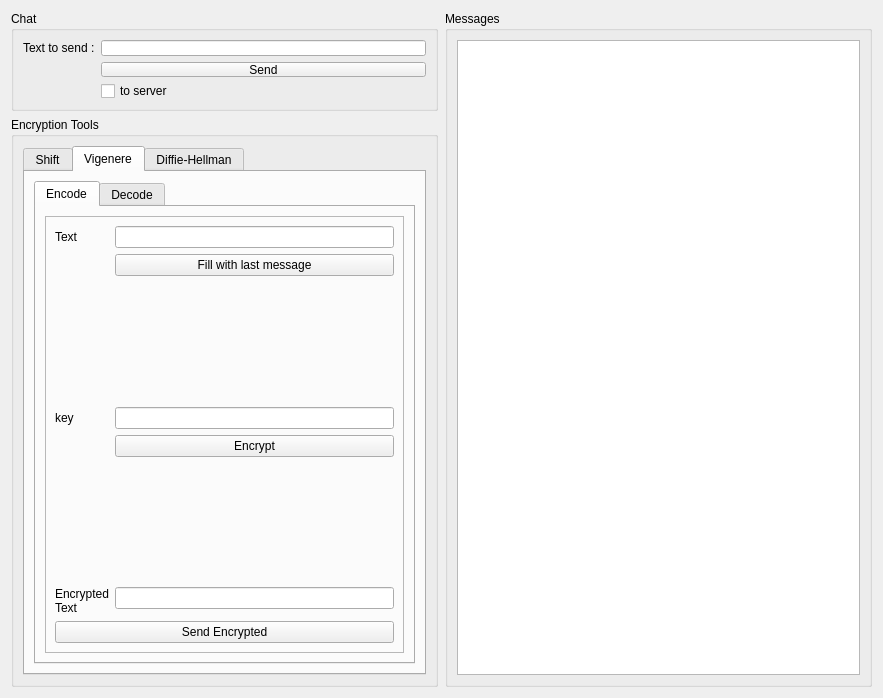
<?xml version="1.0" encoding="UTF-8"?>
<ui version="4.0">
 <class>App</class>
 <widget class="QWidget" name="App">
  <property name="geometry">
   <rect>
    <x>0</x>
    <y>0</y>
    <width>883</width>
    <height>698</height>
   </rect>
  </property>
  <property name="sizePolicy">
   <sizepolicy hsizetype="Preferred" vsizetype="Preferred">
    <horstretch>0</horstretch>
    <verstretch>0</verstretch>
   </sizepolicy>
  </property>
  <property name="minimumSize">
   <size>
    <width>0</width>
    <height>100</height>
   </size>
  </property>
  <property name="windowTitle">
   <string>Form</string>
  </property>
  <layout class="QHBoxLayout" name="horizontalLayout">
   <item>
    <layout class="QVBoxLayout" name="verticalLayout_8">
     <property name="sizeConstraint">
      <enum>QLayout::SizeConstraint::SetNoConstraint</enum>
     </property>
     <property name="leftMargin">
      <number>0</number>
     </property>
     <property name="rightMargin">
      <number>1</number>
     </property>
     <property name="bottomMargin">
      <number>0</number>
     </property>
     <item>
      <widget class="QGroupBox" name="Chat_groupBox">
       <property name="minimumSize">
        <size>
         <width>100</width>
         <height>100</height>
        </size>
       </property>
       <property name="baseSize">
        <size>
         <width>100</width>
         <height>100</height>
        </size>
       </property>
       <property name="title">
        <string>Chat</string>
       </property>
       <layout class="QVBoxLayout" name="verticalLayout_9">
        <item>
         <layout class="QFormLayout" name="formLayout_6">
          <item row="0" column="0">
           <widget class="QLabel" name="chat_to_send_Qlabel">
            <property name="text">
             <string>Text to send :</string>
            </property>
           </widget>
          </item>
          <item row="0" column="1">
           <widget class="QLineEdit" name="chat_lineEdit"/>
          </item>
          <item row="1" column="1">
           <layout class="QHBoxLayout" name="horizontalLayout_2">
            <item>
             <widget class="QPushButton" name="chat_send_pushButton">
              <property name="text">
               <string>Send</string>
              </property>
             </widget>
            </item>
           </layout>
          </item>
          <item row="2" column="1">
           <widget class="QCheckBox" name="chat_checkBox">
            <property name="text">
             <string>to server</string>
            </property>
           </widget>
          </item>
         </layout>
        </item>
       </layout>
      </widget>
     </item>
     <item>
      <widget class="QGroupBox" name="Encryption_groupBox">
       <property name="minimumSize">
        <size>
         <width>0</width>
         <height>100</height>
        </size>
       </property>
       <property name="title">
        <string>Encryption Tools</string>
       </property>
       <layout class="QVBoxLayout" name="verticalLayout_10">
        <item>
         <widget class="QTabWidget" name="Encryption_tabWidget">
          <property name="currentIndex">
           <number>1</number>
          </property>
          <widget class="QWidget" name="tab">
           <attribute name="title">
            <string>Shift</string>
           </attribute>
           <layout class="QVBoxLayout" name="verticalLayout">
            <item>
             <widget class="QTabWidget" name="tabWidget_2">
              <property name="currentIndex">
               <number>0</number>
              </property>
              <widget class="QWidget" name="tab_4">
               <attribute name="title">
                <string>Encode</string>
               </attribute>
               <layout class="QVBoxLayout" name="verticalLayout_2">
                <item>
                 <widget class="QFrame" name="frame">
                  <property name="frameShape">
                   <enum>QFrame::Shape::StyledPanel</enum>
                  </property>
                  <property name="frameShadow">
                   <enum>QFrame::Shadow::Raised</enum>
                  </property>
                  <layout class="QGridLayout" name="gridLayout">
                   <item row="0" column="0">
                    <layout class="QFormLayout" name="formLayout">
                     <item row="0" column="0">
                      <widget class="QLabel" name="label">
                       <property name="text">
                        <string>Text</string>
                       </property>
                      </widget>
                     </item>
                     <item row="0" column="1">
                      <widget class="QLineEdit" name="shift_encode_text_lineEdit"/>
                     </item>
                     <item row="2" column="1">
                      <spacer name="verticalSpacer_2">
                       <property name="orientation">
                        <enum>Qt::Orientation::Vertical</enum>
                       </property>
                       <property name="sizeHint" stdset="0">
                        <size>
                         <width>20</width>
                         <height>40</height>
                        </size>
                       </property>
                      </spacer>
                     </item>
                     <item row="3" column="0">
                      <widget class="QLabel" name="label_3">
                       <property name="text">
                        <string>key</string>
                       </property>
                      </widget>
                     </item>
                     <item row="3" column="1">
                      <widget class="QLineEdit" name="shift_encode_key_lineEdit"/>
                     </item>
                     <item row="5" column="1">
                      <spacer name="verticalSpacer">
                       <property name="orientation">
                        <enum>Qt::Orientation::Vertical</enum>
                       </property>
                       <property name="sizeHint" stdset="0">
                        <size>
                         <width>20</width>
                         <height>40</height>
                        </size>
                       </property>
                      </spacer>
                     </item>
                     <item row="6" column="0">
                      <widget class="QLabel" name="label_2">
                       <property name="text">
                        <string>Encrypted
Text</string>
                       </property>
                      </widget>
                     </item>
                     <item row="6" column="1">
                      <widget class="QLineEdit" name="shift_encode_encrypt_lineEdit"/>
                     </item>
                     <item row="1" column="1">
                      <widget class="QPushButton" name="shift_encode_fill_pushButton">
                       <property name="text">
                        <string>Fill with last message</string>
                       </property>
                      </widget>
                     </item>
                     <item row="4" column="1">
                      <widget class="QPushButton" name="shift_encryption_pushButton">
                       <property name="text">
                        <string>Encrypt</string>
                       </property>
                      </widget>
                     </item>
                    </layout>
                   </item>
                   <item row="1" column="0">
                    <widget class="QPushButton" name="shift_encode_send_encrypt_pushButton">
                     <property name="text">
                      <string>Send Encrypted</string>
                     </property>
                    </widget>
                   </item>
                  </layout>
                 </widget>
                </item>
               </layout>
              </widget>
              <widget class="QWidget" name="tab_5">
               <attribute name="title">
                <string>Decode</string>
               </attribute>
               <layout class="QVBoxLayout" name="verticalLayout_3">
                <item>
                 <widget class="QFrame" name="frame_2">
                  <property name="frameShape">
                   <enum>QFrame::Shape::StyledPanel</enum>
                  </property>
                  <property name="frameShadow">
                   <enum>QFrame::Shadow::Raised</enum>
                  </property>
                  <layout class="QGridLayout" name="gridLayout_2">
                   <item row="4" column="0">
                    <widget class="QPushButton" name="shift_decode_send_pushbutton">
                     <property name="text">
                      <string>Send key</string>
                     </property>
                    </widget>
                   </item>
                   <item row="0" column="0">
                    <widget class="QPushButton" name="Shift_decode_Decrypt_text_Pushbutton">
                     <property name="text">
                      <string>Decrypt and get key</string>
                     </property>
                    </widget>
                   </item>
                   <item row="1" column="0">
                    <spacer name="verticalSpacer_3">
                     <property name="orientation">
                      <enum>Qt::Orientation::Vertical</enum>
                     </property>
                     <property name="sizeHint" stdset="0">
                      <size>
                       <width>20</width>
                       <height>40</height>
                      </size>
                     </property>
                    </spacer>
                   </item>
                   <item row="2" column="0">
                    <layout class="QFormLayout" name="formLayout_2">
                     <item row="2" column="0">
                      <widget class="QLabel" name="label_6">
                       <property name="text">
                        <string>key</string>
                       </property>
                      </widget>
                     </item>
                     <item row="2" column="1">
                      <widget class="QLineEdit" name="shift_decode_key_lineEdit"/>
                     </item>
                    </layout>
                   </item>
                   <item row="3" column="0">
                    <spacer name="verticalSpacer_4">
                     <property name="orientation">
                      <enum>Qt::Orientation::Vertical</enum>
                     </property>
                     <property name="sizeHint" stdset="0">
                      <size>
                       <width>20</width>
                       <height>40</height>
                      </size>
                     </property>
                    </spacer>
                   </item>
                  </layout>
                 </widget>
                </item>
               </layout>
              </widget>
             </widget>
            </item>
           </layout>
          </widget>
          <widget class="QWidget" name="tab_3">
           <attribute name="title">
            <string>Vigenere</string>
           </attribute>
           <layout class="QVBoxLayout" name="verticalLayout_6">
            <item>
             <widget class="QTabWidget" name="encryption_shift_tabWidget">
              <property name="currentIndex">
               <number>0</number>
              </property>
              <widget class="QWidget" name="shift_encode_tab">
               <attribute name="title">
                <string>Encode</string>
               </attribute>
               <layout class="QVBoxLayout" name="verticalLayout_4">
                <item>
                 <widget class="QFrame" name="frame_3">
                  <property name="frameShape">
                   <enum>QFrame::Shape::StyledPanel</enum>
                  </property>
                  <property name="frameShadow">
                   <enum>QFrame::Shadow::Raised</enum>
                  </property>
                  <layout class="QGridLayout" name="gridLayout_3">
                   <item row="0" column="0">
                    <layout class="QFormLayout" name="formLayout_3">
                     <item row="0" column="0">
                      <widget class="QLabel" name="label_7">
                       <property name="text">
                        <string>Text</string>
                       </property>
                      </widget>
                     </item>
                     <item row="0" column="1">
                      <widget class="QLineEdit" name="vigenere_encode_text_editline"/>
                     </item>
                     <item row="2" column="1">
                      <spacer name="verticalSpacer_5">
                       <property name="orientation">
                        <enum>Qt::Orientation::Vertical</enum>
                       </property>
                       <property name="sizeHint" stdset="0">
                        <size>
                         <width>20</width>
                         <height>40</height>
                        </size>
                       </property>
                      </spacer>
                     </item>
                     <item row="3" column="0">
                      <widget class="QLabel" name="label_8">
                       <property name="text">
                        <string>key</string>
                       </property>
                      </widget>
                     </item>
                     <item row="3" column="1">
                      <widget class="QLineEdit" name="vigenere_encode_key_editline"/>
                     </item>
                     <item row="5" column="1">
                      <spacer name="verticalSpacer_6">
                       <property name="orientation">
                        <enum>Qt::Orientation::Vertical</enum>
                       </property>
                       <property name="sizeHint" stdset="0">
                        <size>
                         <width>20</width>
                         <height>40</height>
                        </size>
                       </property>
                      </spacer>
                     </item>
                     <item row="6" column="0">
                      <widget class="QLabel" name="label_9">
                       <property name="text">
                        <string>Encrypted
Text</string>
                       </property>
                      </widget>
                     </item>
                     <item row="6" column="1">
                      <widget class="QLineEdit" name="vigenere_encode_encrypted_text_editline"/>
                     </item>
                     <item row="4" column="1">
                      <widget class="QPushButton" name="vigenere_encode_encrypt_button">
                       <property name="text">
                        <string>Encrypt</string>
                       </property>
                      </widget>
                     </item>
                     <item row="1" column="1">
                      <widget class="QPushButton" name="vigenere_fill_pushbutton">
                       <property name="text">
                        <string>Fill with last message</string>
                       </property>
                      </widget>
                     </item>
                    </layout>
                   </item>
                   <item row="2" column="0">
                    <widget class="QPushButton" name="vigenere_encode_send_pushbutton">
                     <property name="text">
                      <string>Send Encrypted</string>
                     </property>
                    </widget>
                   </item>
                  </layout>
                 </widget>
                </item>
               </layout>
              </widget>
              <widget class="QWidget" name="shift_tab_decode">
               <attribute name="title">
                <string>Decode</string>
               </attribute>
               <layout class="QVBoxLayout" name="verticalLayout_5">
                <item>
                 <widget class="QFrame" name="frame_4">
                  <property name="frameShape">
                   <enum>QFrame::Shape::StyledPanel</enum>
                  </property>
                  <property name="frameShadow">
                   <enum>QFrame::Shadow::Raised</enum>
                  </property>
                  <layout class="QGridLayout" name="gridLayout_4">
                   <item row="0" column="0">
                    <layout class="QFormLayout" name="formLayout_4">
                     <item row="0" column="0">
                      <widget class="QLabel" name="label_10">
                       <property name="text">
                        <string>Encrypted
Text</string>
                       </property>
                      </widget>
                     </item>
                     <item row="0" column="1">
                      <widget class="QLineEdit" name="lineEdit_10"/>
                     </item>
                     <item row="1" column="1">
                      <spacer name="verticalSpacer_7">
                       <property name="orientation">
                        <enum>Qt::Orientation::Vertical</enum>
                       </property>
                       <property name="sizeHint" stdset="0">
                        <size>
                         <width>20</width>
                         <height>40</height>
                        </size>
                       </property>
                      </spacer>
                     </item>
                     <item row="2" column="0">
                      <widget class="QLabel" name="label_11">
                       <property name="text">
                        <string>key</string>
                       </property>
                      </widget>
                     </item>
                     <item row="2" column="1">
                      <widget class="QLineEdit" name="lineEdit_11"/>
                     </item>
                     <item row="3" column="1">
                      <spacer name="verticalSpacer_8">
                       <property name="orientation">
                        <enum>Qt::Orientation::Vertical</enum>
                       </property>
                       <property name="sizeHint" stdset="0">
                        <size>
                         <width>20</width>
                         <height>40</height>
                        </size>
                       </property>
                      </spacer>
                     </item>
                     <item row="4" column="0">
                      <widget class="QLabel" name="label_12">
                       <property name="text">
                        <string>Text</string>
                       </property>
                      </widget>
                     </item>
                     <item row="4" column="1">
                      <widget class="QLineEdit" name="lineEdit_12"/>
                     </item>
                    </layout>
                   </item>
                   <item row="1" column="0">
                    <widget class="QPushButton" name="pushButton_5">
                     <property name="text">
                      <string>Decrypt</string>
                     </property>
                    </widget>
                   </item>
                  </layout>
                 </widget>
                </item>
               </layout>
              </widget>
             </widget>
            </item>
           </layout>
          </widget>
          <widget class="QWidget" name="tab_2">
           <attribute name="title">
            <string>Diffie-Hellman</string>
           </attribute>
           <layout class="QVBoxLayout" name="verticalLayout_7">
            <item>
             <layout class="QFormLayout" name="formLayout_5">
              <item row="1" column="0">
               <widget class="QLabel" name="label_13">
                <property name="text">
                 <string>Max random modulo :</string>
                </property>
               </widget>
              </item>
              <item row="3" column="0">
               <widget class="QLabel" name="dh_modular_world_label">
                <property name="text">
                 <string>Modular World (p)</string>
                </property>
               </widget>
              </item>
              <item row="5" column="0">
               <widget class="QLabel" name="label_15">
                <property name="text">
                 <string>Generator (g)</string>
                </property>
               </widget>
              </item>
              <item row="7" column="0">
               <widget class="QLabel" name="label_16">
                <property name="text">
                 <string>Private A</string>
                </property>
               </widget>
              </item>
              <item row="9" column="0">
               <widget class="QLabel" name="label_17">
                <property name="text">
                 <string>Public (gA)</string>
                </property>
               </widget>
              </item>
              <item row="11" column="0">
               <widget class="QLabel" name="label_18">
                <property name="text">
                 <string>Public (gB)</string>
                </property>
               </widget>
              </item>
              <item row="13" column="0">
               <widget class="QLabel" name="label_19">
                <property name="text">
                 <string>Mutual Secret</string>
                </property>
               </widget>
              </item>
              <item row="1" column="1">
               <widget class="QLineEdit" name="dh_max_random_modulo"/>
              </item>
              <item row="3" column="1">
               <widget class="QLineEdit" name="dh_modular_world"/>
              </item>
              <item row="5" column="1">
               <widget class="QLineEdit" name="dh_generator"/>
              </item>
              <item row="7" column="1">
               <widget class="QLineEdit" name="dh_private_A"/>
              </item>
              <item row="9" column="1">
               <widget class="QLineEdit" name="dh_public_A"/>
              </item>
              <item row="11" column="1">
               <widget class="QLineEdit" name="dh_public_B"/>
              </item>
              <item row="13" column="1">
               <widget class="QLineEdit" name="dh_mutual_secret"/>
              </item>
              <item row="12" column="1">
               <spacer name="verticalSpacer_9">
                <property name="orientation">
                 <enum>Qt::Orientation::Vertical</enum>
                </property>
                <property name="sizeHint" stdset="0">
                 <size>
                  <width>20</width>
                  <height>40</height>
                 </size>
                </property>
               </spacer>
              </item>
              <item row="10" column="1">
               <spacer name="verticalSpacer_10">
                <property name="orientation">
                 <enum>Qt::Orientation::Vertical</enum>
                </property>
                <property name="sizeHint" stdset="0">
                 <size>
                  <width>20</width>
                  <height>40</height>
                 </size>
                </property>
               </spacer>
              </item>
              <item row="8" column="1">
               <spacer name="verticalSpacer_11">
                <property name="orientation">
                 <enum>Qt::Orientation::Vertical</enum>
                </property>
                <property name="sizeHint" stdset="0">
                 <size>
                  <width>20</width>
                  <height>40</height>
                 </size>
                </property>
               </spacer>
              </item>
              <item row="6" column="1">
               <spacer name="verticalSpacer_12">
                <property name="orientation">
                 <enum>Qt::Orientation::Vertical</enum>
                </property>
                <property name="sizeHint" stdset="0">
                 <size>
                  <width>20</width>
                  <height>40</height>
                 </size>
                </property>
               </spacer>
              </item>
              <item row="4" column="1">
               <spacer name="verticalSpacer_13">
                <property name="orientation">
                 <enum>Qt::Orientation::Vertical</enum>
                </property>
                <property name="sizeHint" stdset="0">
                 <size>
                  <width>20</width>
                  <height>40</height>
                 </size>
                </property>
               </spacer>
              </item>
              <item row="2" column="1">
               <spacer name="verticalSpacer_14">
                <property name="orientation">
                 <enum>Qt::Orientation::Vertical</enum>
                </property>
                <property name="sizeHint" stdset="0">
                 <size>
                  <width>20</width>
                  <height>40</height>
                 </size>
                </property>
               </spacer>
              </item>
              <item row="14" column="1">
               <spacer name="verticalSpacer_15">
                <property name="orientation">
                 <enum>Qt::Orientation::Vertical</enum>
                </property>
                <property name="sizeHint" stdset="0">
                 <size>
                  <width>20</width>
                  <height>40</height>
                 </size>
                </property>
               </spacer>
              </item>
              <item row="0" column="1">
               <spacer name="verticalSpacer_16">
                <property name="orientation">
                 <enum>Qt::Orientation::Vertical</enum>
                </property>
                <property name="sizeHint" stdset="0">
                 <size>
                  <width>20</width>
                  <height>40</height>
                 </size>
                </property>
               </spacer>
              </item>
             </layout>
            </item>
            <item>
             <layout class="QGridLayout" name="gridLayout_5">
              <item row="1" column="0">
               <widget class="QPushButton" name="dh_generate_secret">
                <property name="text">
                 <string>Generate Secret</string>
                </property>
               </widget>
              </item>
              <item row="0" column="1">
               <widget class="QPushButton" name="dh_compute_halfkey">
                <property name="text">
                 <string>Compute half-key</string>
                </property>
               </widget>
              </item>
              <item row="0" column="0">
               <widget class="QPushButton" name="dh_generate_modulo">
                <property name="text">
                 <string>Generate Modulo</string>
                </property>
               </widget>
              </item>
              <item row="1" column="1">
               <widget class="QPushButton" name="dh_compute_secret">
                <property name="text">
                 <string>Compute Secret</string>
                </property>
               </widget>
              </item>
             </layout>
            </item>
           </layout>
          </widget>
         </widget>
        </item>
       </layout>
      </widget>
     </item>
    </layout>
   </item>
   <item>
    <widget class="QGroupBox" name="groupBox_3">
     <property name="title">
      <string>Messages</string>
     </property>
     <layout class="QVBoxLayout" name="verticalLayout_11">
      <item>
       <widget class="QTextBrowser" name="textBrowser"/>
      </item>
     </layout>
    </widget>
   </item>
  </layout>
 </widget>
 <resources/>
 <connections/>
</ui>
